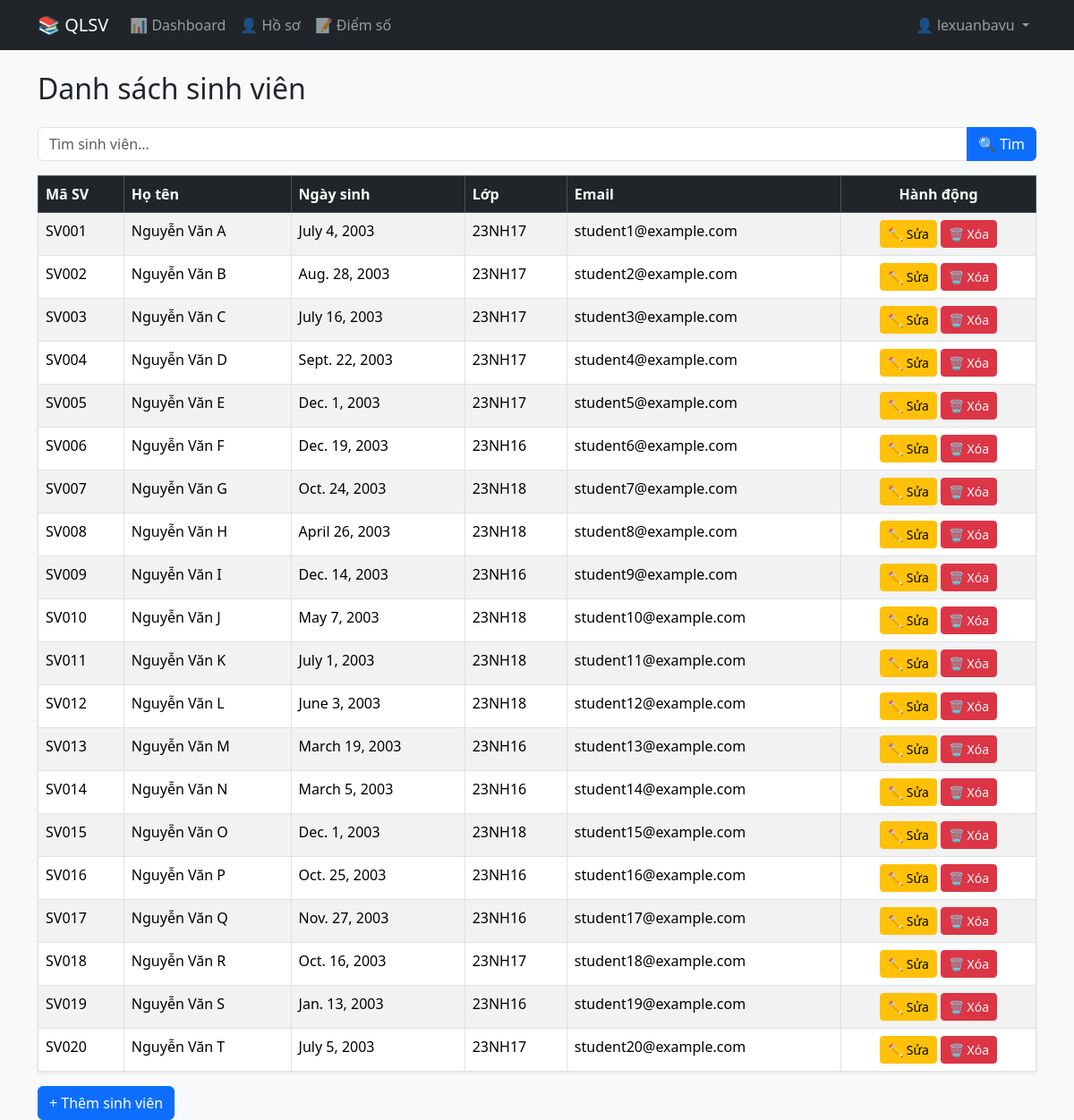
Page /students/ (signed in) on the committed database.
### accounts/models.py (models this page shows, shortened)
class CustomUser(AbstractUser):
    ROLE_CHOICES = (
        ('admin', 'Admin'),
        ('teacher', 'Giáo viên'),
        ('student', 'Sinh viên'),
    )
    role = models.CharField(max_length=10, choices=ROLE_CHOICES, default='student')

### student/models.py (models this page shows, shortened)
class Student(models.Model):
    user = models.OneToOneField(User, on_delete=models.CASCADE, null=True, blank=True)
    ma_sv = models.CharField(max_length=20, unique=True)  # Mã sinh viên
    ho_ten = models.CharField(max_length=100)
    ngay_sinh = models.DateField()
    lop = models.CharField(max_length=50)
    email = models.EmailField(unique=True)

### student/views.py (the view)
# urls.py: path('', views.student_list, name='student_list'),
def student_list(request):
    query = request.GET.get('q')
    if query:
        students = Student.objects.filter(
            Q(ma_sv__icontains=query) |
            Q(ho_ten__icontains=query) |
            Q(lop__icontains=query) |
            Q(email__icontains=query)
        )
    else:
        students = Student.objects.all()
    return render(request, 'student/student_list.html', {'students': students})

### student/templates/student/student_list.html (shortened to what this page needs)
{% extends 'base.html' %}
{% block content %}
<h2 class="mb-4">Danh sách sinh viên</h2>
<form method="get" class="mb-3">
    <div class="input-group">
        <input type="text" name="q" class="form-control" placeholder="Tìm sinh viên..." value="{{ request.GET.q }}">
        <button type="submit" class="btn btn-primary">🔍 Tìm</button>
    </div>
</form>
<table class="table table-bordered table-striped shadow-sm">
    <thead class="table-dark">
        <tr>
            <th>Mã SV</th>
            <th>Họ tên</th>
            <th>Ngày sinh</th>
            <th>Lớp</th>
            <th>Email</th>
            <th class="text-center">Hành động</th>
        </tr>
    </thead>
    <tbody>
        {% for sv in students %}
        <tr>
            <td>{{ sv.ma_sv }}</td>
            <td>{{ sv.ho_ten }}</td>
            <td>{{ sv.ngay_sinh }}</td>
            <td>{{ sv.lop }}</td>
            <td>{{ sv.email }}</td>
            <td class="text-center">
                <a href="{% url 'student_update' sv.pk %}" class="btn btn-sm btn-warning">✏ Sửa</a>
                <a href="{% url 'student_delete' sv.pk %}" class="btn btn-sm btn-danger">🗑 Xóa</a>
            </td>
        </tr>
        {% empty %}
        <tr>
            <td colspan="6" class="text-center text-muted">Chưa có sinh viên nào</td>
        </tr>
        {% endfor %}
    </tbody>
</table>
<a href="{% url 'student_create' %}" class="btn btn-primary">+ Thêm sinh viên</a>
{% endblock %}

### student/templates/base.html (shortened to what this page needs)
<!DOCTYPE html>
<html lang="vi">
<head>
    <link href="https://cdn.jsdelivr.net/npm/bootstrap@5.3.3/dist/css/bootstrap.min.css" rel="stylesheet">
</head>
<body class="bg-light">
<nav class="navbar navbar-expand-lg navbar-dark bg-dark mb-4">
    <div class="container">
        <a class="navbar-brand" href="{% url 'dashboard' %}">📚 QLSV</a>
        <div class="collapse navbar-collapse" id="navbarNav">
            <ul class="navbar-nav me-auto">
                {% if user.is_authenticated %}
                    {% if user.role == 'student' %}
                        <li class="nav-item">
                            <a href="{% url 'student_dashboard' %}" class="nav-link">📊 Dashboard</a>
                        </li>
                        <li class="nav-item">
                            <a href="{% url 'student_profile' %}" class="nav-link">👤 Hồ sơ</a>
                        </li>
                        <li class="nav-item">
                            <a href="{% url 'student_grades' %}" class="nav-link">📝 Điểm số</a>
                        </li>
                    {% endif %}
                {% endif %}
            </ul>
            <ul class="navbar-nav">
                {% if user.is_authenticated %}
                    <li class="nav-item dropdown">
                        <a class="nav-link dropdown-toggle" href="#" id="userDropdown" role="button" data-bs-toggle="dropdown">
                            👤 {{ user.username }}
                        </a>
                    </li>
                {% else %}
                    <li class="nav-item">
                        <a href="{% url 'login' %}" class="nav-link">Đăng nhập</a>
                    </li>
                {% endif %}
            </ul>
        </div>
    </div>
</nav>
<div class="container">
    {% block content %}{% endblock %}
</div>
</body>
</html>

### rows in the picture
CustomUser: username "lexuanbavu"
Student: ma_sv "SV001", ho_ten "Nguyễn Văn A", ngay_sinh "July 4, 2003", lop "23NH17", email "student1@example.com"
Student: ma_sv "SV002", ho_ten "Nguyễn Văn B", ngay_sinh "Aug. 28, 2003", lop "23NH17", email "student2@example.com"
Student: ma_sv "SV003", ho_ten "Nguyễn Văn C", ngay_sinh "July 16, 2003", lop "23NH17", email "student3@example.com"
Student: ma_sv "SV004", ho_ten "Nguyễn Văn D", ngay_sinh "Sept. 22, 2003", lop "23NH17", email "student4@example.com"
Student: ma_sv "SV005", ho_ten "Nguyễn Văn E", ngay_sinh "Dec. 1, 2003", lop "23NH17", email "student5@example.com"
Student: ma_sv "SV006", ho_ten "Nguyễn Văn F", ngay_sinh "Dec. 19, 2003", lop "23NH16", email "student6@example.com"
Student: ma_sv "SV007", ho_ten "Nguyễn Văn G", ngay_sinh "Oct. 24, 2003", lop "23NH18", email "student7@example.com"
Student: ma_sv "SV008", ho_ten "Nguyễn Văn H", ngay_sinh "April 26, 2003", lop "23NH18", email "student8@example.com"
Student: ma_sv "SV009", ho_ten "Nguyễn Văn I", ngay_sinh "Dec. 14, 2003", lop "23NH16", email "student9@example.com"
Student: ma_sv "SV010", ho_ten "Nguyễn Văn J", ngay_sinh "May 7, 2003", lop "23NH18", email "student10@example.com"
Student: ma_sv "SV011", ho_ten "Nguyễn Văn K", ngay_sinh "July 1, 2003", lop "23NH18", email "student11@example.com"
Student: ma_sv "SV012", ho_ten "Nguyễn Văn L", ngay_sinh "June 3, 2003", lop "23NH18", email "student12@example.com"
Student: ma_sv "SV013", ho_ten "Nguyễn Văn M", ngay_sinh "March 19, 2003", lop "23NH16", email "student13@example.com"
Student: ma_sv "SV014", ho_ten "Nguyễn Văn N", ngay_sinh "March 5, 2003", lop "23NH16", email "student14@example.com"
Student: ma_sv "SV015", ho_ten "Nguyễn Văn O", ngay_sinh "Dec. 1, 2003", lop "23NH18", email "student15@example.com"
Student: ma_sv "SV016", ho_ten "Nguyễn Văn P", ngay_sinh "Oct. 25, 2003", lop "23NH16", email "student16@example.com"
Student: ma_sv "SV017", ho_ten "Nguyễn Văn Q", ngay_sinh "Nov. 27, 2003", lop "23NH16", email "student17@example.com"
Student: ma_sv "SV018", ho_ten "Nguyễn Văn R", ngay_sinh "Oct. 16, 2003", lop "23NH17", email "student18@example.com"
Student: ma_sv "SV019", ho_ten "Nguyễn Văn S", ngay_sinh "Jan. 13, 2003", lop "23NH16", email "student19@example.com"
Student: ma_sv "SV020", ho_ten "Nguyễn Văn T", ngay_sinh "July 5, 2003", lop "23NH17", email "student20@example.com"
